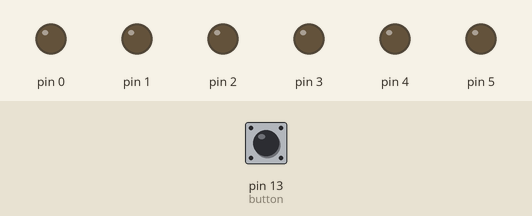
A sketch run on a simulated Arduino Uno, built with avr-gcc and run on an emulated ATmega328P. Parts: output pins drawn as LEDs (lit = HIGH). The inputs (shaded band) are chosen by the test bench; at power-on: pin 13 (button) HIGH.

Above: at 1.2 s.
1.3 s: pin 13 (button) pulled LOW for 3.2 s
At 2.0 s:
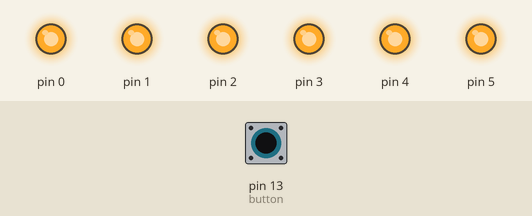
6.0 s: pin 13 (button) pulled LOW for 0.15 s
At 7.3 s:
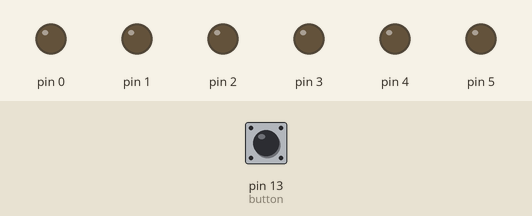
7.6 s: pin 13 (button) pulled LOW for 1 s
At 8.0 s:
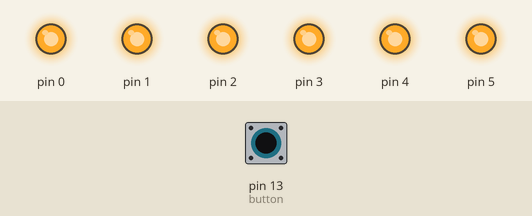
Timing chart, 0 to 10.6 s (numbered marks = the images above; inputs shaded):
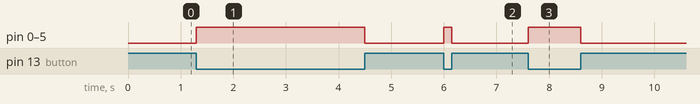

Measured:
- after the input at 1.3 s, pin 0–5: LOW → HIGH at once, → LOW 3.2 s later
- after the input at 6.0 s, pin 0–5: LOW → HIGH at once, → LOW 0.15 s later
- after the input at 7.6 s, pin 0–5: LOW → HIGH at once, → LOW 1.0 s later

The sketch:

sketch_apr24a.ino
```cpp
int button=13;

void setup() {
  // put your setup code here, to run once:

  pinMode(button,INPUT_PULLUP);

  for(int i=0;i<6;i++)
    pinMode(i,OUTPUT);
}

void loop() {
  // put your main code here, to run repeatedly:

   for(int i=0;i<6;i++){
    digitalWrite(i,!digitalRead(button));
   }


}


//code b2
void hieu_ung(int x){
  if (x == 1){
     for(int i = 2; i < 10; i++)
         digitalWrite(i,HIGH);
     delay(100);
     for(int i = 2; i < 10; i++)
         digitalWrite(i,LOW);
     delay(100);

  }else if (x == 2){
      for(int i = 2; i < 10; i++){
          digitalWrite(i, HIGH);
          delay(100);
      }
      for(int i = 9; i > 1; i--){
          digitalWrite(i, LOW);
          delay(100);
      }
  }else{
       for(int i = 2; i < 10; i++){
          digitalWrite(i, HIGH);
          delay(200);
          digitalWrite(i, LOW);
       }
       for(int i = 8; i > 2; i--){
           digitalWrite(i, HIGH);
           delay(100);
           digitalWrite(i, LOW);
       }
   }
}

void clear(){
  for(int i = 2; i < 10 ; i++){
     digitalWrite(i, LOW);
  }
}
//void loop() {
//  // put your main code here, to run repeatedly:
//    if(!digitalRead(13)== 1){
//      delay(100);
//      clear();
////      delay(100);
//      button++;
//    }
//     if(button >= 4)
//       button = 1;
//     hieu_ung(button);
//}
```
